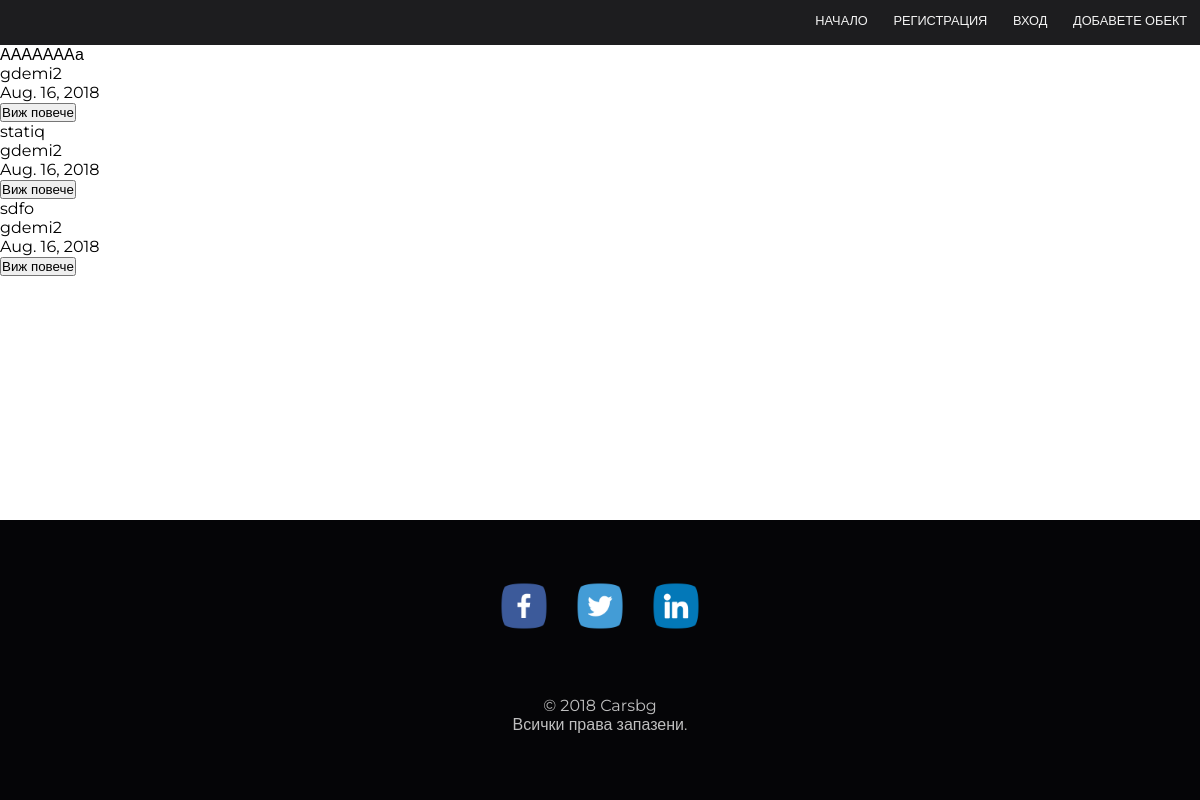
Page /articles/home/ on the earlier database version.
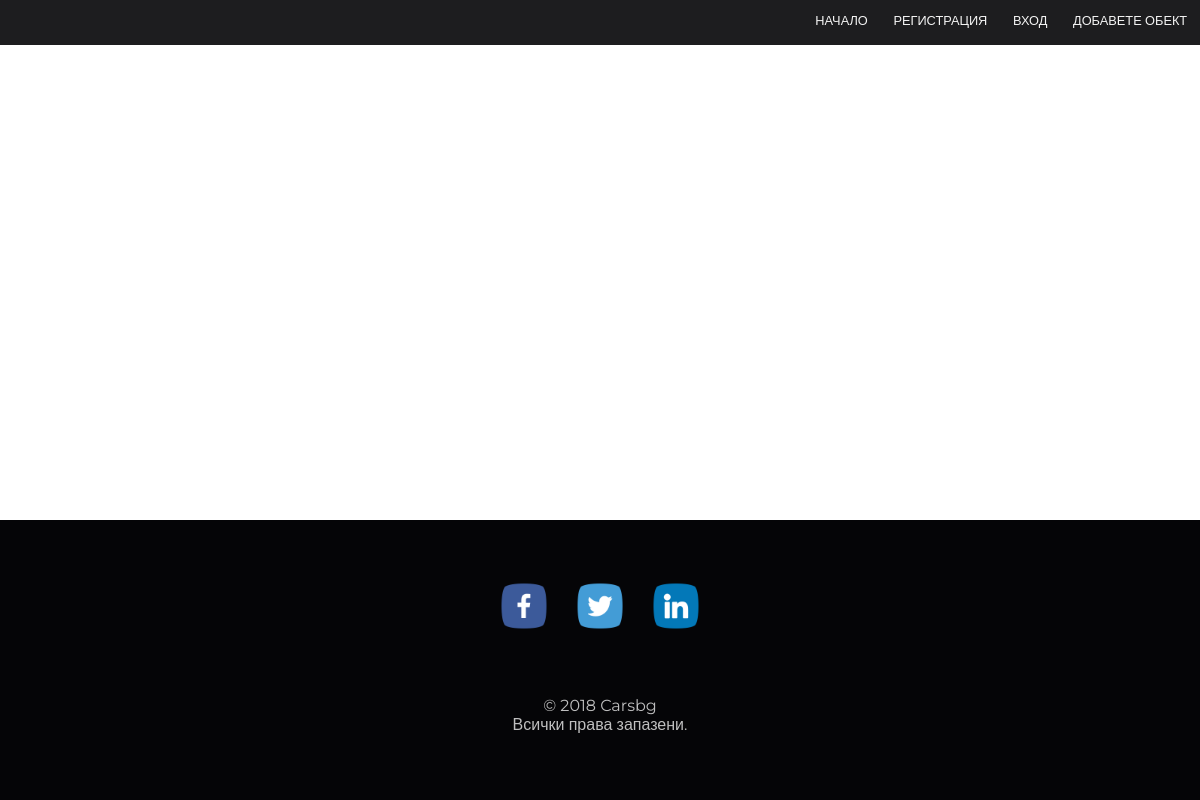
Same page on the later database version.
### articles/models.py (models this page shows, shortened)
class Article(models.Model):
	name = models.CharField(max_length = 30, null = True)
	text = models.CharField(max_length = 3000, null = True)
	author = models.ForeignKey(User, on_delete = models.CASCADE, null = True)
	date = models.DateField(null = True)

### articles/views.py (the view)
# urls.py: url(r'home/$', views.displayArticles, name='displayArticles'),
def displayArticles(request):
	articles = Article.objects.all()
	return render(request, 'articles/displayArticles.html', {"articles" : articles})

### articles/templates/articles/displayArticles.html (shortened to what this page needs)
{% extends "base.html" %}
{% block content %}
{% load staticfiles %}
<link rel="stylesheet" type="text/css" href="{% static 'articles/css/articles.css' %}">
     {% for i in articles %}
		<div class="container">
		    <p>{{ i.name }}</p>
		    <p>{{ i.author }}</p>
		    <p>{{ i.date }}</p>
		    <form action=/articles/articleText/ method="post">
        		<input name="button_more"  type="submit" value="Виж повече" id="button_more">
    		</form>
	    </div>
     {% endfor %}
{% endblock %}

### templates/base.html (shortened to what this page needs)
{% load static from staticfiles %}
<!DOCTYPE HTML>
<html>
	<head>
		{% load staticfiles %}
		<link rel="stylesheet" href="{% static 'css/main.css' %}" />
		<link rel="stylesheet" href="https://cdnjs.cloudflare.com/ajax/libs/font-awesome/4.7.0/css/font-awesome.min.css">
	</head>
	<body>
		<div id="main">
			<div id="navbar">
				{% if user.is_authenticated %}
					<a href="/service/">ДОБАВЕТЕ ОБЕКТ</a>
					<a href="/password-change/">СМЕНИ ПАРОЛА</a>
					<a href="logout">ИЗХОД</a>
					<a href="/">НАЧАЛО</a>
				{% else %}
					<a href="/service/">ДОБАВЕТЕ ОБЕКТ</a>
					<a href="login">ВХОД</a>
					<a href="signup">РЕГИСТРАЦИЯ</a>
					<a href="/">НАЧАЛО</a>
				{% endif %}
			</div>
			<div id="content">
				{% block content %}{% endblock %}
			</div>
		</div>
		<div id="footer">
				<div id="social-icons">
					<a href="https://www.facebook.com/"><img src="/static/images/facebook.png" alt="Facebook"></a>
					<a href="https://twitter.com/"><img src="/static/images/twitter.png" alt="Twitter"></a>
					<a href="https://www.linkedin.com"><img src="/static/images/linkedin.png" alt="LinkedIn"></a>
				</div>
				<div id="copyrights">
					<p>© 2018 Carsbg<br>Всички права запазени.</p>
				</div>
		</div>
	</body>
</html>

### common-static/css/main.css (style rules this page uses)
* { margin: 0; padding: 0; }
body, html { height: 100%; font-family: 'Montserrat', sans-serif; }
#main { min-height: calc(100vh - 280px); }
a { text-decoration: none; color: #000000; }
#navbar { width: 100%; height: 2.8em; position: fixed; overflow: hidden; background: #050507; opacity: 0.9; z-index: 8; }
#content { padding-top: 2.8em; }
#navbar a { float: right; padding: 1em 1em .8em 1em; color: #f2f2f2; font-size: .8em; }
::placeholder { color: grey; opacity: 0.7; }
#footer { height: 280px; background: #050507; width: 100%; }
#social-icons { text-align: center; padding-top: 50px; }
#social-icons img { width: 48px; padding: 12px; }
#copyrights { color: #bfbfbf; text-align: center; padding-top: 50px; }

Differences in the rows shown:
removed Article: name "АААААААа", author "gdemi2", date "Aug. 16, 2018"
removed Article: name "statiq", author "gdemi2", date "Aug. 16, 2018"
removed Article: name "sdfo", author "gdemi2", date "Aug. 16, 2018"
